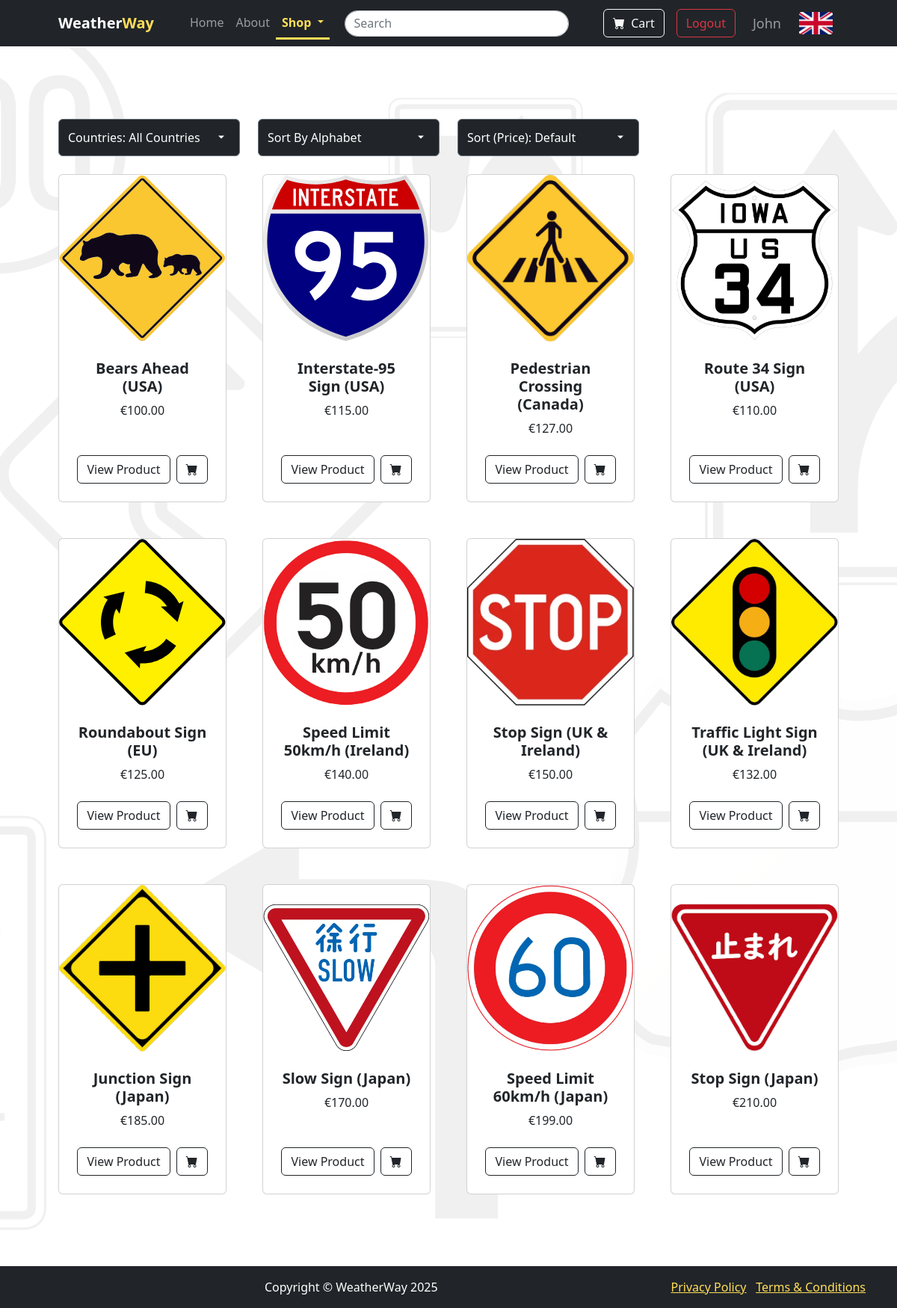
The page /all-products (signed in) on the database its author committed.
### model/models.py (models this page shows, shortened)
class User(db.Model, UserMixin):
    id: int = db.Column(db.Integer, primary_key=True)
    username: str = db.Column(db.String(50), unique=True, nullable=False)
    first_name: str = db.Column(db.String(100), unique=False, nullable=False)
    last_name: str = db.Column(db.String(100), unique=False, nullable=False)
    email: str = db.Column(db.String(100), unique=True, nullable=False)
    password_hash: str = db.Column(db.String(200), nullable=False)
    role: str = db.Column(db.String(20), default="customer", nullable=False)
    created_at: datetime = db.Column(db.DateTime, default=db.func.current_timestamp())

class Product(db.Model):
    id = db.Column(db.String(10), primary_key=True)
    name = db.Column(db.String(100), nullable=False)
    brand = db.Column(db.String(50), nullable=False)
    price = db.Column(db.Float(10000), nullable=False)
    coating = db.Column(db.String(50))
    materials = db.Column(db.String(100))
    embossing = db.Column(db.String(50))
    image_url = db.Column(db.String(200))
    description = db.Column(db.Text)
    country = db.Column(db.String(50), nullable=False)

### app.py (the view)
@app.route('/all-products', methods=['GET'])
def all_products():
    products = Product.query.all()
    countries = sorted(set(product.country for product in products))
    selected_country = request.args.get('country', '')
    selected_sort = request.args.get('sort', 'default')
    selected_price_sort = request.args.get('price_sort', 'default')
    if selected_country:
        products = Product.query.filter_by(country=selected_country).all()
    if selected_sort == 'a-z':
        products.sort(key=lambda x: x.name)
    elif selected_sort == 'z-a':
        products.sort(key=lambda x: x.name, reverse=True)
    if selected_price_sort == 'low-high':
        products.sort(key=lambda x: x.price)
    elif selected_price_sort == 'high-low':
        products.sort(key=lambda x: x.price, reverse=True)
    return render_template(
        'all-products.html',
        products=products,
        countries=countries,
        selected_country=selected_country,
        selected_sort=selected_sort,
        selected_price_sort=selected_price_sort
    )

### app.py (called while the page is built)
@app.context_processor
def inject_translations():
    language = session.get("language", "en")  # Default to English
    return {"t": translations.get(language, translations["en"])}  # Provide translation dictionary

@login_manager.user_loader
def load_user(user_id):
    return User.query.get(int(user_id))  # Loads user by ID

@app.before_request
def ensure_basket_exists():
    if 'basket' not in session or not isinstance(session['basket'], dict):
        session['basket'] = {}  # Ensure it's always a dictionary
    session.modified = True  # Ensure session updates

### templates/all-products.html (shortened to what this page needs)
{% extends "base.html" %}
{% block content %}
<section class="py-5">
    <div class="container px-4 px-lg-5 mt-5">
        <form method="get" action="/all-products" class="mb-4">
            <div class="row gx-4">
                <div class="col-md-3 form-select-container" style="max-width: 18rem;">
                    <select name="country" class="form-select bg-dark text-white" onchange="this.form.submit()">
                        <option value="" {% if not selected_country %}selected{% endif %}>Countries: All Countries</option>
                    </select>
                </div>
                <div class="col-md-3 form-select-container" style="max-width: 18rem;">
                    <select name="sort" class="form-select bg-dark text-white" onchange="this.form.submit()">
                        <option value="default" {% if selected_sort == 'default' %}selected{% endif %}>Sort By Alphabet</option>
                    </select>
                </div>
                <div class="col-md-3 form-select-container" style="max-width: 18rem;">
                    <select name="price_sort" class="form-select bg-dark text-white" onchange="this.form.submit()">
                        <option value="default" {% if selected_price_sort == 'default' %}selected{% endif %}>Sort (Price): Default</option>
                    </select>
                </div>
            </div>
        </form>
        <div class="row gx-4 gx-lg-5 row-cols-1 row-cols-sm-2 row-cols-md-3 row-cols-lg-4 justify-content-center">
            {% for product in products %}
            <div class="col mb-5">
                <div class="card h-100">
                    <img class="card-img-top img-fluid" src="{{ url_for('static', filename=product.image_url) }}" alt="{{ product.name }}">
                    <div class="card-body p-4">
                        <div class="text-center">
                            <h5 class="fw-bolder">{{ product.name }}</h5>
                            €{{ "{:.2f}".format(product.price) }}
                        </div>
                    </div>
                    <div class="card-footer p-4 pt-0 border-top-0 bg-transparent">
                        <div class="d-flex justify-content-center">
                            <a class="btn btn-outline-dark mt-auto me-2" href="{{ url_for('product_details', product_id=product.id) }}">
                                View Product
                            </a>
                            {% if current_user.is_authenticated %}
                                <button class="btn btn-outline-dark flex-shrink-0" type="button" onclick="addToCart('{{ product.id }}')">
                                    <i class="bi-cart-fill"></i>
                                </button>
                            {% else %}
                                <button class="btn btn-outline-dark flex-shrink-0" disabled>
                                    <i class="bi-cart-fill"></i>
                                </button>
                            {% endif %}
                        </div>
                    </div>
                </div>
            </div>
            {% endfor %}
        </div>
    </div>
</section>
{% endblock %}

### templates/base.html (shortened to what this page needs)
<!DOCTYPE html>
<html lang="en">
    <head>
        <link href="{{ url_for('static', filename='styles.css') }}" rel="stylesheet" />
        <link href="https://cdn.jsdelivr.net/npm/bootstrap-icons@1.10.2/font/bootstrap-icons.css" rel="stylesheet">
    </head>
    <body class="customer-bg">
        <nav class="navbar navbar-expand-lg navbar-dark bg-dark navbar-divider">
            <div class="container px-4 px-lg-5">
                <a class="navbar-brand" href="/">
                    <strong style="color: #ffffff;">Weather</strong><strong style="color: #ffde59;">Way</strong>
                </a>
                <div class="collapse navbar-collapse" id="navbarSupportedContent">
                    <ul class="navbar-nav me-auto mb-2 mb-lg-0 ms-lg-4">
                        <li class="nav-item">
                            <a class="nav-link {% if request.path == '/' %}active{% endif %}" href="{{ url_for('customer_home') }}">{{ t["home"] }}</a>
                        </li>
                        <li class="nav-item">
                            <a class="nav-link {% if request.path == '/about' %}active{% endif %}" href="{{ url_for('about') }}">{{ t["about"] }}</a>
                        </li>
                        <li class="nav-item dropdown">
                            <a class="nav-link dropdown-toggle {% if request.path.startswith('/all-products') or request.path.startswith('/featured-products') %}active{% endif %}"
                            id="navbarDropdown" href="#" role="button" data-bs-toggle="dropdown" aria-expanded="false">
                             {{ t["shop"] }}
                            </a>
                        </li>
                        <form class="d-flex position-relative" autocomplete="off" style="padding-left: 20px; align-items: center">
                            <input class="form-control me-2" type="text" id="search-input" placeholder="Search" style="background-color: white; color: #212529; width: 300px; height: 35px; border-radius: 30px">
                        </form>
                    </ul>
                    <ul class="navbar-nav ms-auto" style="align-items: center">
                        <li class="nav-item">
                            <a class="btn btn-outline-light me-3 position-relative" href="{{ url_for('shopping_cart') }}">
                                <i class="bi-cart-fill me-1"></i> {{ t["cart"] }}
                            </a>
                        </li>
                        {% if current_user.is_authenticated %}
                            <li class="nav-item">
                                <a class="btn btn-outline-danger" href="{{ url_for('logout') }}">{{ t["sign_out"] }}</a>
                            </li>
                            <li class="nav-item" style="padding-left: 15px; padding-right: 8px; font-size: large">
                                <a class="nav-link ">{{ current_user.first_name }}</a>
                            </li>
                        {% else %}
                            <li class="nav-item">
                                <a class="btn btn-outline-success" href="{{ url_for('login') }}">{{ t["sign_in"] }}</a>
                            </li>
                        {% endif %}
                            <li class="nav-item">
                                <a href="#" id="toggle-language" class="nav-link">
                                    <img id="lang-icon" src="{{ url_for('static', filename='images/' + ('union-jack.png' if session.get('language', 'en') == 'en' else 'france-flag.png')) }}" alt="{{ t['language'] }}" style="max-height: 30px; max-width: 45px">
                                </a>
                            </li>
                    </ul>
                </div>
            </div>
        </nav>
        <main>
            {% block content %}
            {% endblock %}
        </main>
        <footer class="py-3 bg-dark">
            <div class="container d-flex justify-content-between align-items-center">
                <p class="m-0 text-center text-white flex-grow-1 text-md-center">Copyright &copy; WeatherWay 2025</p>
                <div class="text-end">
                    <a href="{{ url_for('privacy_policy') }}" style="color: #FFDE59FF">Privacy Policy</a>
                    &middot;
                    <a href="{{ url_for('terms_conditions') }}" style="color: #FFDE59FF">Terms &amp; Conditions</a>
                </div>
            </div>
        </footer>
    </body>
</html>

### templates/all-products.html (style rules this page uses)
.form-select { appearance: none; -webkit-appearance: none; -moz-appearance: none; background-color: #343a40; color: white; padding: 0.75rem; width: 100%; border: 1px solid #6c757d; position: relative; background-repeat: no-repeat; background-position: right 1rem center; background-size: 1rem; }

### rows shown on the page
User: first_name "John"
Product: image_url (picture), name "Bears Ahead (USA)", price "100.00"
Product: image_url (picture), name "Interstate-95 Sign (USA)", price "115.00"
Product: image_url (picture), name "Pedestrian Crossing (Canada)", price "127.00"
Product: image_url (picture), name "Route 34 Sign (USA)", price "110.00"
Product: image_url (picture), name "Roundabout Sign (EU)", price "125.00"
Product: image_url (picture), name "Speed Limit 50km/h (Ireland)", price "140.00"
Product: image_url (picture), name "Stop Sign (UK & Ireland)", price "150.00"
Product: image_url (picture), name "Traffic Light Sign (UK & Ireland)", price "132.00"
Product: image_url (picture), name "Junction Sign (Japan)", price "185.00"
Product: image_url (picture), name "Slow Sign (Japan)", price "170.00"
Product: image_url (picture), name "Speed Limit 60km/h (Japan)", price "199.00"
Product: image_url (picture), name "Stop Sign (Japan)", price "210.00"

### other values the page prints
{{ t["home"] }} "Home"
{{ t["about"] }} "About"
{{ t["shop"] }} "Shop"
{{ t["cart"] }} "Cart"
{{ t["sign_out"] }} "Logout"
